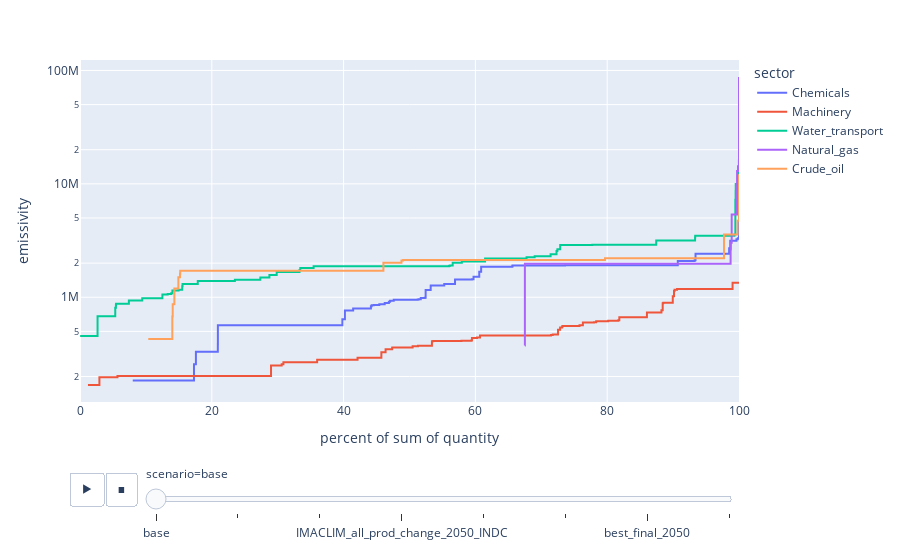

Notebook source saved alongside this figure:
### Code cell
plot_sector_import_distrib_full(model,SECTORS.to_list())

### Figure 1 — Plotly figure (JSON) as saved in the notebook; plotly's stock layout.template omitted (floating-point values rounded to 4 significant figures)
{"data": [{"hovertemplate": "<b>%{hovertext}</b><br><br>sector=Chemicals<br>scenario=base<br>percent of sum of quantity=%{x}<br>emissivity=%{y}<extra></extra>", "hovertext": ["Ireland", "Switzerland", "Slovenia", "United Kingdom", "Denmark", "United States", "Austria", "Spain", "Japan", "Norway", "Mexico", "Germany", "Canada", "Australia", "Turkey", "Greece", "Belgium", "South Korea", "Italy", "Portugal", "Croatia", "Brazil", "Lithuania", "Finland", "Czech Republic", "Cyprus", "Estonia", "India", "Poland", "Luxembourg", "Netherlands", "Romania", "Taiwan", "Indonesia", "China", "Malta", "RoW Middle East", "RoW Asia and Pacific", "RoW America", "Latvia", "Hungary", "RoW Africa", "RoW Europe", "Russia", "Bulgaria", "South Africa"], "legendgroup": "Chemicals", "line": {"dash": "solid", "shape": "hv"}, "marker": {"color": "#636efa", "symbol": "circle"}, "mode": "lines", "name": "Chemicals", "orientation": "h", "showlegend": true, "type": "scatter", "x": [8.003, 17.3, 17.59, 20.91, 20.92, 39.81, 40.2, 41.45, 44.14, 44.26, 44.58, 45.42, 46.04, 46.24, 46.87, 47.06, 47.07, 47.61, 51.24, 51.39, 51.42, 51.71, 52.31, 52.45, 53.21, 53.22, 53.23, 55.27, 56.91, 56.91, 59.48, 59.71, 60.58, 60.87, 65.6, 65.63, 73.6, 90.71, 93.26, 93.27, 93.4, 98.51, 98.67, 99.62, 99.82, 100.0], "xaxis": "x", "y": [184400.0, 256500.0, 330900.0, 384700.0, 566400.0, 639900.0, 762900.0, 795200.0, 832900.0, 849600.0, 853300.0, 865800.0, 866000.0, 888300.0, 910300.0, 925600.0, 932000.0, 951800.0, 955100.0, 957000.0, 961700.0, 982300.0, 990400.0, 1158000.0, 1188000.0, 1255000.0, 1266000.0, 1307000.0, 1413000.0, 1431000.0, 1437000.0, 1514000.0, 1679000.0, 1857000.0, 1878000.0, 1908000.0, 1920000.0, 2089000.0, 2099000.0, 2115000.0, 2417000.0, 2705000.0, 3150000.0, 3254000.0, 3312000.0, 6759000.0], "yaxis": "y"}, {"hovertemplate": "<b>%{hovertext}</b><br><br>sector=Machinery<br>scenario=base<br>percent of sum of quantity=%{x}<br>emissivity=%{y}<extra></extra>", "hovertext": ["Ireland", "Sweden", "Switzerland", "Germany", "Austria", "Norway", "United Kingdom", "United States", "Belgium", "Finland", "Denmark", "Latvia", "Netherlands", "Cyprus", "Romania", "Japan", "RoW America", "Spain", "Hungary", "Australia", "Slovakia", "Canada", "Lithuania", "Italy", "Slovenia", "Portugal", "Malta", "Indonesia", "Mexico", "Estonia", "Poland", "South Korea", "Czech Republic", "Luxembourg", "RoW Middle East", "Taiwan", "Brazil", "RoW Africa", "RoW Asia and Pacific", "Russia", "Greece", "Turkey", "Croatia", "RoW Europe", "South Africa", "Bulgaria", "China", "India"], "legendgroup": "Machinery", "line": {"dash": "solid", "shape": "hv"}, "marker": {"color": "#EF553B", "symbol": "circle"}, "mode": "lines", "name": "Machinery", "orientation": "h", "showlegend": true, "type": "scatter", "x": [1.207, 2.945, 5.687, 28.99, 30.6, 30.87, 35.99, 42.12, 45.73, 46.37, 47.37, 47.39, 50.47, 50.47, 51.29, 53.41, 53.6, 57.89, 59.35, 59.48, 60.23, 60.7, 60.73, 71.47, 71.74, 72.53, 72.54, 72.85, 73.17, 73.2, 75.8, 76.31, 78.0, 78.33, 80.16, 81.69, 81.84, 86.03, 88.23, 88.42, 88.51, 89.91, 89.95, 90.14, 90.22, 90.6, 99.02, 100.0], "xaxis": "x", "y": [168600.0, 196900.0, 202500.0, 249800.0, 256300.0, 267400.0, 280800.0, 292200.0, 326600.0, 347600.0, 357900.0, 359500.0, 361500.0, 369200.0, 372900.0, 408600.0, 410900.0, 412200.0, 416200.0, 437200.0, 441600.0, 460800.0, 460900.0, 465200.0, 468800.0, 483500.0, 517600.0, 540800.0, 545100.0, 558300.0, 566000.0, 598700.0, 601400.0, 614800.0, 621300.0, 627000.0, 666800.0, 732300.0, 767700.0, 885700.0, 895500.0, 896200.0, 1020000.0, 1132000.0, 1167000.0, 1185000.0, 1343000.0, 1349000.0], "yaxis": "y"}, {"hovertemplate": "<b>%{hovertext}</b><br><br>sector=Water_transport<br>scenario=base<br>percent of sum of quantity=%{x}<br>emissivity=%{y}<extra></extra>", "hovertext": ["Slovakia", "Switzerland", "RoW Africa", "Bulgaria", "Hungary", "Sweden", "Brazil", "United States", "Ireland", "Croatia", "South Africa", "Turkey", "Finland", "Malta", "RoW America", "United Kingdom", "Belgium", "Estonia", "RoW Europe", "Spain", "Netherlands", "Slovenia", "Italy", "RoW Asia and Pacific", "Lithuania", "Romania", "Indonesia", "Australia", "India", "RoW Middle East", "Norway", "Russia", "Canada", "Portugal", "Luxembourg", "Mexico", "South Korea", "Denmark", "China", "Japan", "Austria", "Germany", "Cyprus", "Latvia", "Czech Republic", "Greece", "Taiwan"], "legendgroup": "Water_transport", "line": {"dash": "solid", "shape": "hv"}, "marker": {"color": "#00cc96", "symbol": "circle"}, "mode": "lines", "name": "Water_transport", "orientation": "h", "showlegend": true, "type": "scatter", "x": [0.02251, 2.663, 5.349, 5.451, 5.474, 7.416, 9.444, 12.5, 13.31, 13.84, 14.02, 14.96, 15.51, 15.56, 17.87, 23.5, 27.37, 27.59, 28.74, 29.84, 33.31, 33.43, 35.45, 56.02, 56.06, 56.17, 56.55, 57.94, 61.47, 67.76, 68.99, 71.41, 72.31, 72.43, 72.44, 72.87, 77.75, 78.71, 87.44, 93.34, 93.35, 99.3, 99.45, 99.49, 99.51, 99.87, 100], "xaxis": "x", "y": [455500.0, 680200.0, 809600.0, 857200.0, 876200.0, 934100.0, 978900.0, 1058000.0, 1067000.0, 1084000.0, 1147000.0, 1161000.0, 1252000.0, 1305000.0, 1389000.0, 1426000.0, 1493000.0, 1495000.0, 1573000.0, 1667000.0, 1736000.0, 1814000.0, 1876000.0, 1890000.0, 1893000.0, 1901000.0, 2017000.0, 2065000.0, 2200000.0, 2255000.0, 2295000.0, 2392000.0, 2562000.0, 2603000.0, 2654000.0, 2887000.0, 2905000.0, 2911000.0, 3157000.0, 3366000.0, 3494000.0, 3567000.0, 7237000.0, 8712000.0, 9994000.0, 13540000.0, 48730000.0], "yaxis": "y"}, {"hovertemplate": "<b>%{hovertext}</b><br><br>sector=Natural_gas<br>scenario=base<br>percent of sum of quantity=%{x}<br>emissivity=%{y}<extra></extra>", "hovertext": ["Norway", "United Kingdom", "United States", "Netherlands", "Germany", "RoW America", "RoW Middle East", "Hungary", "RoW Africa", "Italy", "Ireland", "Czech Republic", "Switzerland", "Slovenia"], "legendgroup": "Natural_gas", "line": {"dash": "solid", "shape": "hv"}, "marker": {"color": "#ab63fa", "symbol": "circle"}, "mode": "lines", "name": "Natural_gas", "orientation": "h", "showlegend": true, "type": "scatter", "x": [67.51, 67.51, 67.51, 67.51, 98.73, 98.76, 98.89, 98.89, 99.7, 99.71, 99.71, 99.85, 99.98, 100], "xaxis": "x", "y": [375000.0, 1149000.0, 1973000.0, 1979000.0, 2642000.0, 3029000.0, 3624000.0, 5359000.0, 6900000.0, 11540000.0, 12970000.0, 14330000.0, 16070000.0, 87400000.0], "yaxis": "y"}, {"hovertemplate": "<b>%{hovertext}</b><br><br>sector=Crude_oil<br>scenario=base<br>percent of sum of quantity=%{x}<br>emissivity=%{y}<extra></extra>", "hovertext": ["United Kingdom", "Norway", "Netherlands", "Denmark", "Germany", "United States", "RoW America", "RoW Asia and Pacific", "Russia", "Italy", "RoW Middle East", "RoW Africa", "Mexico", "Spain"], "legendgroup": "Crude_oil", "line": {"dash": "solid", "shape": "hv"}, "marker": {"color": "#FFA15A", "symbol": "circle"}, "mode": "lines", "name": "Crude_oil", "orientation": "h", "showlegend": true, "type": "scatter", "x": [10.36, 14.01, 14.07, 14.32, 14.92, 15.17, 15.21, 46.04, 48.78, 49.04, 79.66, 97.72, 99.79, 100], "xaxis": "x", "y": [428300.0, 677800.0, 865200.0, 1192000.0, 1502000.0, 1613000.0, 1712000.0, 2018000.0, 2113000.0, 2132000.0, 2211000.0, 3582000.0, 4722000.0, 12130000.0], "yaxis": "y"}], "layout": {"legend": {"title": {"text": "sector"}, "tracegroupgap": 0}, "margin": {"t": 60}, "sliders": [{"active": 0, "currentvalue": {"prefix": "scenario="}, "len": 0.9, "pad": {"b": 10, "t": 60}, "steps": [{"args": [["base"], {"frame": {"duration": 0, "redraw": false}, "fromcurrent": true, "mode": "immediate", "transition": {"duration": 0, "easing": "linear"}}], "label": "base", "method": "animate"}, {"args": [["IMACLIM_emissi_2050_INDC"], {"frame": {"duration": 0, "redraw": false}, "fromcurrent": true, "mode": "immediate", "transition": {"duration": 0, "easing": "linear"}}], "label": "IMACLIM_emissi_2050_INDC", "method": "animate"}, {"args": [["IMACLIM_all_2050_INDC"], {"frame": {"duration": 0, "redraw": false}, "fromcurrent": true, "mode": "immediate", "transition": {"duration": 0, "easing": "linear"}}], "label": "IMACLIM_all_2050_INDC", "method": "animate"}, {"args": [["IMACLIM_all_prod_change_2050_INDC"], {"frame": {"duration": 0, "redraw": false}, "fromcurrent": true, "mode": "immediate", "transition": {"duration": 0, "easing": "linear"}}], "label": "IMACLIM_all_prod_change_2050_INDC", "method": "animate"}, {"args": [["best_final"], {"frame": {"duration": 0, "redraw": false}, "fromcurrent": true, "mode": "immediate", "transition": {"duration": 0, "easing": "linear"}}], "label": "best_final", "method": "animate"}, {"args": [["best"], {"frame": {"duration": 0, "redraw": false}, "fromcurrent": true, "mode": "immediate", "transition": {"duration": 0, "easing": "linear"}}], "label": "best", "method": "animate"}, {"args": [["best_final_2050"], {"frame": {"duration": 0, "redraw": false}, "fromcurrent": true, "mode": "immediate", "transition": {"duration": 0, "easing": "linear"}}], "label": "best_final_2050", "method": "animate"}, {"args": [["best_2050"], {"frame": {"duration": 0, "redraw": false}, "fromcurrent": true, "mode": "immediate", "transition": {"duration": 0, "easing": "linear"}}], "label": "best_2050", "method": "animate"}], "x": 0.1, "xanchor": "left", "y": 0, "yanchor": "top"}], "updatemenus": [{"buttons": [{"args": [null, {"frame": {"duration": 500, "redraw": false}, "fromcurrent": true, "mode": "immediate", "transition": {"duration": 500, "easing": "linear"}}], "label": "&#9654;", "method": "animate"}, {"args": [[null], {"frame": {"duration": 0, "redraw": false}, "fromcurrent": true, "mode": "immediate", "transition": {"duration": 0, "easing": "linear"}}], "label": "&#9724;", "method": "animate"}], "direction": "left", "pad": {"r": 10, "t": 70}, "showactive": false, "type": "buttons", "x": 0.1, "xanchor": "right", "y": 0, "yanchor": "top"}], "xaxis": {"anchor": "y", "domain": [0, 1], "rangemode": "tozero", "title": {"text": "percent of sum of quantity"}}, "yaxis": {"anchor": "x", "domain": [0, 1], "title": {"text": "emissivity"}, "type": "log"}}}
